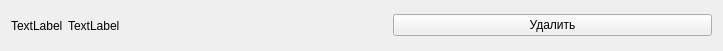
<?xml version="1.0" encoding="UTF-8"?>
<ui version="4.0">
 <class>ApplicationInfoWidget</class>
 <widget class="QWidget" name="ApplicationInfoWidget">
  <property name="geometry">
   <rect>
    <x>0</x>
    <y>0</y>
    <width>723</width>
    <height>51</height>
   </rect>
  </property>
  <property name="windowTitle">
   <string>Form</string>
  </property>
  <layout class="QHBoxLayout" name="horizontalLayout">
   <property name="spacing">
    <number>5</number>
   </property>
   <property name="sizeConstraint">
    <enum>QLayout::SetDefaultConstraint</enum>
   </property>
   <item>
    <widget class="QLabel" name="iconLabel">
     <property name="sizePolicy">
      <sizepolicy hsizetype="Minimum" vsizetype="Minimum">
       <horstretch>0</horstretch>
       <verstretch>0</verstretch>
      </sizepolicy>
     </property>
     <property name="text">
      <string>TextLabel</string>
     </property>
    </widget>
   </item>
   <item>
    <widget class="QLabel" name="applicationInfo">
     <property name="sizePolicy">
      <sizepolicy hsizetype="MinimumExpanding" vsizetype="Preferred">
       <horstretch>0</horstretch>
       <verstretch>0</verstretch>
      </sizepolicy>
     </property>
     <property name="text">
      <string>TextLabel</string>
     </property>
    </widget>
   </item>
   <item>
    <widget class="QPushButton" name="deletePushButton">
     <property name="sizePolicy">
      <sizepolicy hsizetype="MinimumExpanding" vsizetype="Fixed">
       <horstretch>0</horstretch>
       <verstretch>0</verstretch>
      </sizepolicy>
     </property>
     <property name="text">
      <string>Удалить</string>
     </property>
    </widget>
   </item>
  </layout>
 </widget>
 <resources/>
 <connections/>
</ui>
